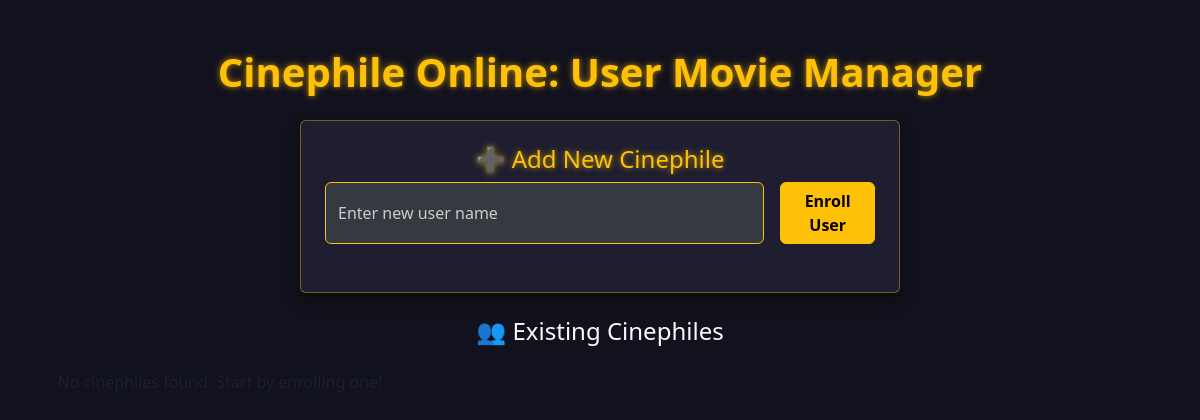
The app's page /, older data.
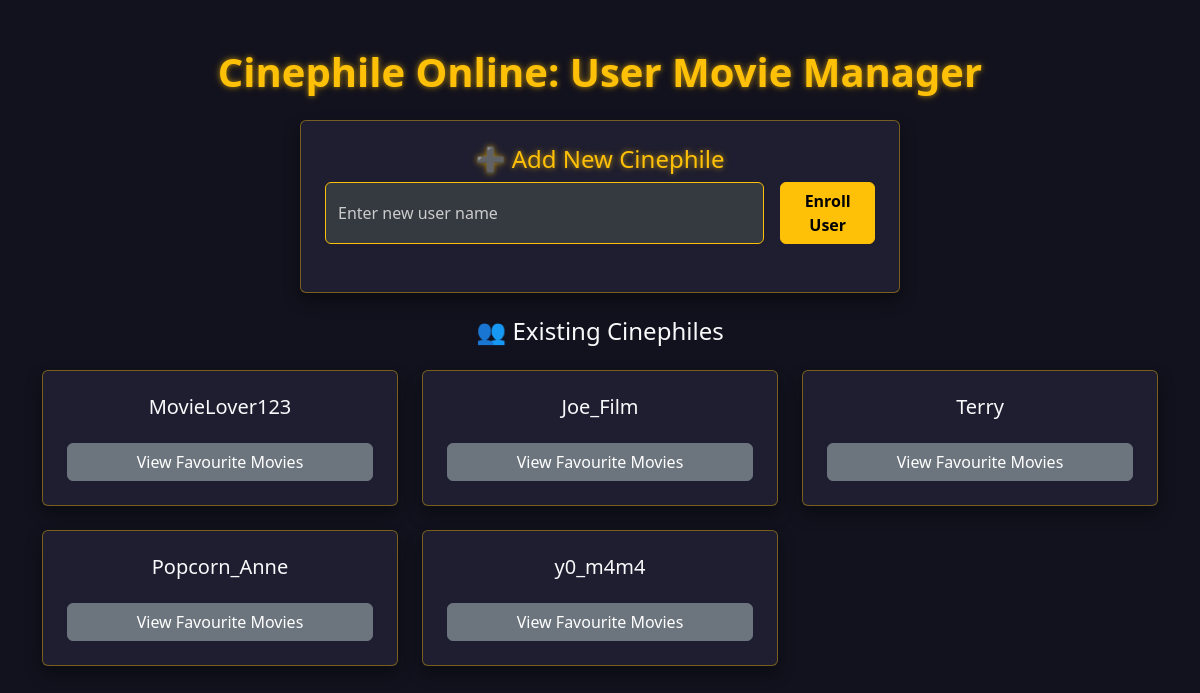
The same page, newer data.
### models.py (models this page shows, shortened)
class User(db.Model):
    __tablename__ = 'users'
    id = db.Column(db.Integer, primary_key=True)
    user_name = db.Column(db.String, nullable=False)

### app.py (the view)
@app.route('/', methods=['GET'])
def home():
    users = data_manager.get_users()
    return render_template('index.html', users=users)

### data_manager.py (called while the page is built)
    def get_users(self) -> list[dict] | None:
        query = db.select(User).order_by(User.id)
        try:
            return db.session.execute(query).scalars().all()
        except Exception as e:
            logging.error(f"Error on getting user: {e}")
            return None

### templates/index.html (shortened to what this page needs)
{% extends "base.html" %}
{% block content %}
    <h1 class="my-4">Cinephile Online: User Movie Manager</h1>
    <div class="user-management-section">
        <section class="add-user-card card shadow-sm p-4 mb-4 mx-auto" style="max-width: 600px;">
            <h2 class="h4 text-warning">➕ Add New Cinephile</h2>
            <form id="add-user-form" class="d-flex gap-3">
                <input type="text" id="username-input" class="form-control" placeholder="Enter new user name" required>
                <button type="submit" class="btn btn-warning">Enroll User</button>
            </form>
        </section>
        <section class="existing-users">
            <h2 class="h4 text-secondary">👥 Existing Cinephiles</h2>
            <div class="user-grid">
                {% if users %}
                    {% for user in users %}
                        <div class="user-card card shadow-sm p-4 text-center">
                            <h3 class="h5 text-light">{{ user.user_name }}</h3>
                            <a href="{{ url_for('movies', user_id=user.id) }}" class="btn btn-secondary mt-3">
                                View Favourite Movies
                            </a>
                        </div>
                    {% endfor %}
                {% else %}
                    <p class="text-center text-muted">No cinephiles found. Start by enrolling one!</p>
                {% endif %}
            </div>
        </section>
    </div>
{% endblock %}

### templates/base.html (shortened to what this page needs)
<!DOCTYPE html>
<html lang="en">
<head>
    <link href="https://cdn.jsdelivr.net/npm/bootstrap@5.3.3/dist/css/bootstrap.min.css"
          rel="stylesheet"
>
    <link rel="stylesheet" href="{{ url_for('static', filename='style.css') }}">
</head>
<body>
    <main class="container py-4">
        {% block content %}{% endblock %}
    </main>
</body>
</html>

### static/style.css (style rules this page uses)
:root { --color-background-dark: #12121e; --color-accent-primary: #ffc107; --color-accent-primary-hover: #e0a800; --color-text-light: #f8f9fa; --color-card-dark: #1e1e30; }
body { font-family: 'Segoe UI', Tahoma, Geneva, Verdana, sans-serif; line-height: 1.6; background-color: var(--color-background-dark); color: var(--color-text-light); }
.container, .user-management-section, .movie-grid-section { color: var(--color-text-light); }
h1, h2 { color: var(--color-accent-primary); text-align: center; margin-bottom: 1.5rem; font-weight: 700; text-shadow: 0 0 5px rgba(255, 193, 7, 0.5), 0 0 10px rgba(255, 193, 7, 0.3); }
.text-secondary { color: var(--color-text-light) !important; font-weight: 500; text-shadow: none; }
.card { background-color: var(--color-card-dark) !important; border: 1px solid rgba(255, 193, 7, 0.4) !important; color: var(--color-text-light); box-shadow: 0 0.5rem 1rem rgba(0, 0, 0, 0.4) !important; }
.form-control { background-color: #343a40; color: var(--color-text-light); border: 1px solid var(--color-accent-primary); }
.form-control::placeholder { color: #ccc; }
.btn-warning { background-color: var(--color-accent-primary) !important; border-color: var(--color-accent-primary) !important; color: #000 !important; font-weight: 600; }
.user-grid { display: grid; grid-template-columns: repeat(auto-fill, minmax(280px, 1fr)); gap: 1.5rem; margin-top: 1.5rem; }

Row changes from the older to the newer data that the page shows:
added User: user_name "MovieLover123"
added User: user_name "Joe_Film"
added User: user_name "Terry"
added User: user_name "Popcorn_Anne"
added User: user_name "y0_m4m4"
